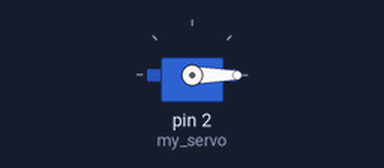
Bench run of a sketch on a simulated Arduino Uno, built with avr-gcc and run on an emulated ATmega328P. On the bench: servo.

Above: at 0.07 s.
At 6.82 s:
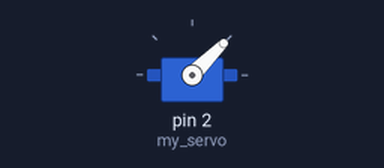
At 13.58 s:
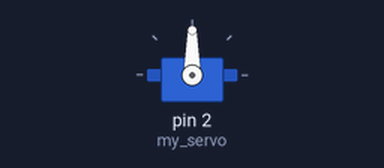
At 27.16 s:
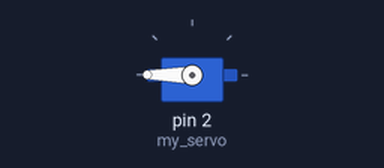
Timing chart, 0 to 40.0 s (numbered marks = the images above):
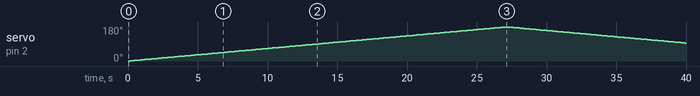

The sketch:

Servo_Motor_with_Library.ino
```cpp
#include <Servo.h>//including the servo library

Servo my_servo;//creating a servo object
int pos=0;
void setup() {
  my_servo.attach(2);//defining pin used to control servo
  Serial.begin(9600);
}
//The servo motor can be controlled using three ways in the following code, uncomment the way you want to implement

void loop() {
  //Way 1: Enter the angle of rotation through Serial monitor
  /*if(Serial.available()>0){
    value=Serial.parseInt();
    Serial.println(value);
    my_servo.write(value);
  }*/
  //Way 2: Here motor continuosly rotates from 0 to 180, then back to 0, thus functions like DC motor
 for(pos = 0; pos <= 180; pos += 1)
  {
    my_servo.write(pos);
    delay(150);
  }
  for(pos = 180; pos>=0; pos-=1)
  {
    my_servo.write(pos);
    delay(150);
  }

  //Way 3: enter the length of duty cycle in microseconds
 // my_servo.writeMicroseconds(1500);
}
```

Measured:
- by itself, servo on pin 2 (my_servo): rises from 0° to 180° in 26.9 s, then falls to 95° in 12.9 s
